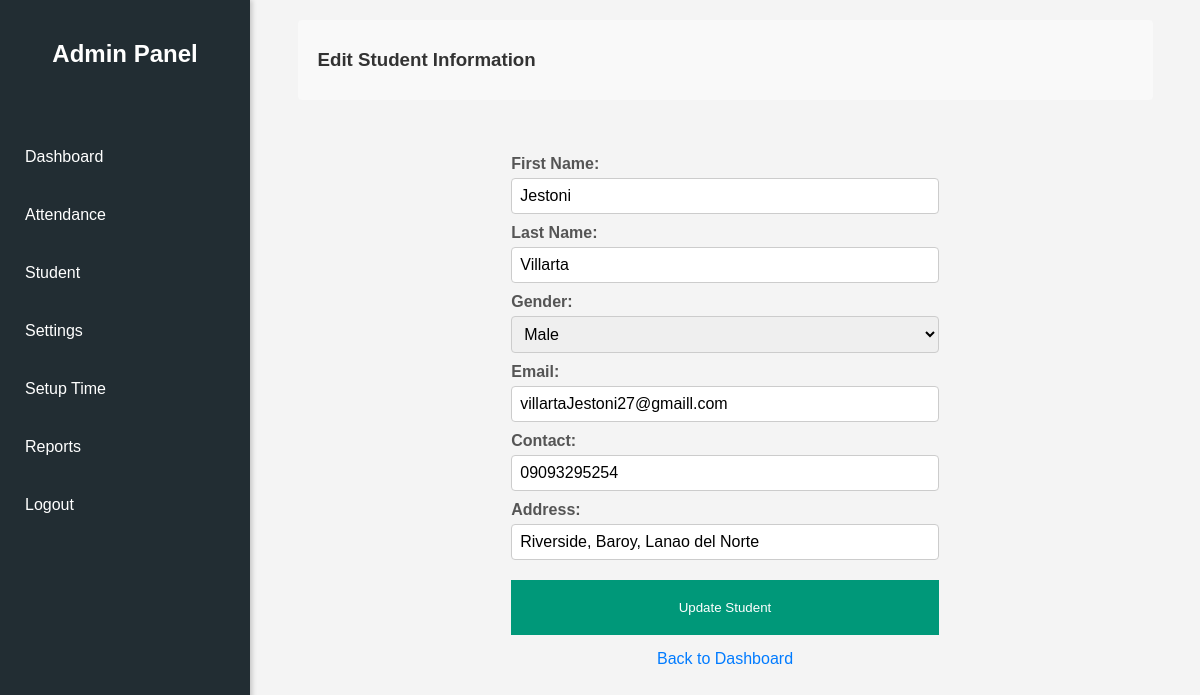
/ADMIN/edit_students.php?id=214315, run on the app's committed database.
### tables this page shows
CREATE TABLE `student_tbl` (
  `ID` varchar(20) NOT NULL,
  `STUDENT_ID` varchar(20) DEFAULT NULL,
  `FIRST_NAME` varchar(50) NOT NULL,
  `LAST_NAME` varchar(50) NOT NULL,
  `GENDER` enum('Male','Female') NOT NULL,
  `EMAIL` varchar(100) NOT NULL,
  `CONTACT` varchar(15) NOT NULL,
  `ADDRESS` text NOT NULL
);

### ADMIN/edit_students.php (the view, shortened to what this page needs)
<?php
include '../CONNECTION/connection.php';
if (isset($_GET['id'])) {
    $student_id = $conn->real_escape_string($_GET['id']);
    $sql = "SELECT * FROM student_tbl WHERE STUDENT_ID = '$student_id'";
    $result = $conn->query($sql);
    if ($result->num_rows > 0) {
        $student = $result->fetch_assoc();
    } else {
        echo "Student not found.";
        exit();
    }
} else {
    echo "Invalid student ID.";
    exit();
}
?>
<!DOCTYPE html>
<html lang="en">
<head>
     <link rel="stylesheet" href="CSS/edit_students.css">
</head>
<body>
<div class="nav">
        <?php include 'sidenav.php'; ?>
    </div>
    <div class="header_text">
        <h3>Edit Student Information</h3>
    </div>
    <div class="form-wrapper">
    <form method="POST">
        <label>First Name:</label>
        <input type="text" name="first_name" value="<?php echo htmlspecialchars($student['FIRST_NAME']); ?>" required>
        <label>Last Name:</label>
        <input type="text" name="last_name" value="<?php echo htmlspecialchars($student['LAST_NAME']); ?>" required>
        <label>Gender:</label>
        <select name="gender" required>
            <option value="Male" <?php if ($student['GENDER'] == 'Male') echo 'selected'; ?>>Male</option>
        </select>
        <label>Email:</label>
        <input type="email" name="email" value="<?php echo htmlspecialchars($student['EMAIL']); ?>" required>
        <label>Contact:</label>
        <input type="text" name="contact" value="<?php echo htmlspecialchars($student['CONTACT']); ?>" required>
        <label>Address:</label>
        <input type="text" name="address" value="<?php echo htmlspecialchars($student['ADDRESS']); ?>" required>
        <button type="submit" class="update-btn">Update Student</button>
        <a href="student.php">Back to Dashboard</a>
    </form>
    </div>
    <br>
</body>
</html>

### ADMIN/CSS/edit_students.css (style rules this page uses)
body { font-family: Arial, sans-serif; background-color: #f4f4f4; margin: 0; padding: 0; display: flex; flex-direction: column; height: 100vh; }
.header-container, .form-wrapper { width: 90%; margin: 0 auto; }
.header_text { width: 90%; border-radius: 4px; background-color: #f9f9f9; color: black; margin: 0 auto 5px; height: 80px; margin-top: 20px; display: flex; align-items: center; }
h3 { text-align: center; color: #333; padding-left: 20px; }
.form-wrapper { display: flex; justify-content: center; width: 90%; height: 60vh; }
form { display: flex; flex-direction: column; width: 50%; height: 60vh; margin-top: 40px; }
label { margin-top: 10px; font-weight: bold; color: #555; }
input, select { padding: 8px; margin-top: 5px; border: 1px solid #ccc; border-radius: 4px; font-size: 16px; }
.update-btn { margin-top: 20px; padding: 20px; border: none; background-color: #009879; color: white; }
a { display: block; text-align: center; margin-top: 15px; color: #007bff; text-decoration: none; }

### ADMIN/CSS/sidenav.css (style rules this page uses)
body { margin-left: 250px; color: #fff; }

### data on the page
student_tbl: first_name "Jestoni", last_name "Villarta", gender "Male", email "villartaJestoni27@gmaill.com", contact "09093295254", address "Riverside, Baroy, Lanao del Norte"
